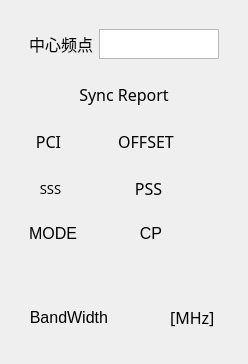
         <widget class="QWidget" name="page_5">
          <layout class="QVBoxLayout" name="verticalLayout_15">
           <item>
            <widget class="QWidget" name="widget_14" native="true">
             <layout class="QVBoxLayout" name="verticalLayout_14">
              <item>
               <widget class="QWidget" name="widget_81" native="true">
                <layout class="QHBoxLayout" name="horizontalLayout_62">
                 <item>
                  <widget class="QLabel" name="MultiDevice_CFLbl">
                   <property name="maximumSize">
                    <size>
                     <width>167</width>
                     <height>16777215</height>
                    </size>
                   </property>
                   <property name="font">
                    <font>
                     <family>Adobe Devanagari</family>
                     <pointsize>12</pointsize>
                    </font>
                   </property>
                   <property name="text">
                    <string>中心频点</string>
                   </property>
                   <property name="alignment">
                    <set>Qt::AlignCenter</set>
                   </property>
                  </widget>
                 </item>
                 <item>
                  <widget class="QTextEdit" name="MultiDevice_CFtext">
                   <property name="sizePolicy">
                    <sizepolicy hsizetype="Maximum" vsizetype="Maximum">
                     <horstretch>0</horstretch>
                     <verstretch>0</verstretch>
                    </sizepolicy>
                   </property>
                   <property name="maximumSize">
                    <size>
                     <width>120</width>
                     <height>30</height>
                    </size>
                   </property>
                  </widget>
                 </item>
                </layout>
               </widget>
              </item>
              <item>
               <widget class="QWidget" name="widget_19" native="true">
                <layout class="QHBoxLayout" name="horizontalLayout_14">
                 <item>
                  <widget class="QLabel" name="label_33">
                   <property name="font">
                    <font>
                     <family>Adobe Devanagari</family>
                     <pointsize>12</pointsize>
                    </font>
                   </property>
                   <property name="text">
                    <string>Sync Report</string>
                   </property>
                   <property name="alignment">
                    <set>Qt::AlignCenter</set>
                   </property>
                  </widget>
                 </item>
                </layout>
               </widget>
              </item>
              <item>
               <widget class="QWidget" name="widget_20" native="true">
                <layout class="QHBoxLayout" name="horizontalLayout_15">
                 <item>
                  <widget class="QLabel" name="label_34">
                   <property name="font">
                    <font>
                     <family>Adobe Devanagari</family>
                     <pointsize>12</pointsize>
                    </font>
                   </property>
                   <property name="text">
                    <string>PCI</string>
                   </property>
                   <property name="alignment">
                    <set>Qt::AlignCenter</set>
                   </property>
                  </widget>
                 </item>
                 <item>
                  <widget class="QLabel" name="label_35">
                   <property name="font">
                    <font>
                     <pointsize>12</pointsize>
                    </font>
                   </property>
                   <property name="text">
                    <string/>
                   </property>
                   <property name="alignment">
                    <set>Qt::AlignCenter</set>
                   </property>
                  </widget>
                 </item>
                 <item>
                  <widget class="QLabel" name="label_36">
                   <property name="font">
                    <font>
                     <family>Adobe Devanagari</family>
                     <pointsize>12</pointsize>
                    </font>
                   </property>
                   <property name="text">
                    <string>OFFSET</string>
                   </property>
                   <property name="alignment">
                    <set>Qt::AlignCenter</set>
                   </property>
                  </widget>
                 </item>
                 <item>
                  <widget class="QLabel" name="label_37">
                   <property name="font">
                    <font>
                     <pointsize>12</pointsize>
                    </font>
                   </property>
                   <property name="text">
                    <string/>
                   </property>
                   <property name="alignment">
                    <set>Qt::AlignCenter</set>
                   </property>
                  </widget>
                 </item>
                </layout>
               </widget>
              </item>
              <item>
               <widget class="QWidget" name="widget_21" native="true">
                <property name="font">
                 <font>
                  <family>Adobe Devanagari</family>
                  <pointsize>12</pointsize>
                 </font>
                </property>
                <layout class="QHBoxLayout" name="horizontalLayout_16">
                 <item>
                  <widget class="QLabel" name="label_38">
                   <property name="font">
                    <font>
                     <family>Adobe Devanagari</family>
                     <pointsize>10</pointsize>
                    </font>
                   </property>
                   <property name="text">
                    <string>SSS</string>
                   </property>
                   <property name="alignment">
                    <set>Qt::AlignCenter</set>
                   </property>
                  </widget>
                 </item>
                 <item>
                  <widget class="QLabel" name="label_39">
                   <property name="font">
                    <font>
                     <family>Adobe Devanagari</family>
                     <pointsize>12</pointsize>
                    </font>
                   </property>
                   <property name="text">
                    <string/>
                   </property>
                   <property name="alignment">
                    <set>Qt::AlignCenter</set>
                   </property>
                  </widget>
                 </item>
                 <item>
                  <widget class="QLabel" name="label_40">
                   <property name="font">
                    <font>
                     <family>Adobe Devanagari</family>
                     <pointsize>12</pointsize>
                    </font>
                   </property>
                   <property name="text">
                    <string>PSS</string>
                   </property>
                   <property name="alignment">
                    <set>Qt::AlignCenter</set>
                   </property>
                  </widget>
                 </item>
                 <item>
                  <widget class="QLabel" name="label_41">
                   <property name="font">
                    <font>
                     <family>Adobe Devanagari</family>
                     <pointsize>12</pointsize>
                    </font>
                   </property>
                   <property name="text">
                    <string/>
                   </property>
                   <property name="alignment">
                    <set>Qt::AlignCenter</set>
                   </property>
                  </widget>
                 </item>
                </layout>
               </widget>
              </item>
              <item>
               <widget class="QWidget" name="widget_22" native="true">
                <property name="font">
                 <font>
                  <pointsize>12</pointsize>
                 </font>
                </property>
                <layout class="QHBoxLayout" name="horizontalLayout_17">
                 <item>
                  <widget class="QLabel" name="label_42">
                   <property name="text">
                    <string>MODE</string>
                   </property>
                   <property name="alignment">
                    <set>Qt::AlignCenter</set>
                   </property>
                  </widget>
                 </item>
                 <item>
                  <widget class="QLabel" name="label_43">
                   <property name="font">
                    <font>
                     <pointsize>10</pointsize>
                    </font>
                   </property>
                   <property name="text">
                    <string/>
                   </property>
                   <property name="alignment">
                    <set>Qt::AlignCenter</set>
                   </property>
                  </widget>
                 </item>
                 <item>
                  <widget class="QLabel" name="label_44">
                   <property name="text">
                    <string>CP</string>
                   </property>
                   <property name="alignment">
                    <set>Qt::AlignCenter</set>
                   </property>
                  </widget>
                 </item>
                 <item>
                  <widget class="QLabel" name="label_45">
                   <property name="text">
                    <string/>
                   </property>
                   <property name="alignment">
                    <set>Qt::AlignCenter</set>
                   </property>
                  </widget>
                 </item>
                </layout>
               </widget>
              </item>
              <item>
               <widget class="QWidget" name="widget_23" native="true">
                <property name="font">
                 <font>
                  <pointsize>12</pointsize>
                 </font>
                </property>
                <layout class="QHBoxLayout" name="horizontalLayout_19">
                 <item>
                  <widget class="QLabel" name="label_49">
                   <property name="font">
                    <font>
                     <pointsize>10</pointsize>
                    </font>
                   </property>
                   <property name="text">
                    <string/>
                   </property>
                   <property name="alignment">
                    <set>Qt::AlignCenter</set>
                   </property>
                  </widget>
                 </item>
                </layout>
               </widget>
              </item>
              <item>
               <widget class="QWidget" name="widget_24" native="true">
                <property name="font">
                 <font>
                  <pointsize>10</pointsize>
                 </font>
                </property>
                <layout class="QHBoxLayout" name="horizontalLayout_18">
                 <item>
                  <widget class="QLabel" name="label_46">
                   <property name="font">
                    <font>
                     <pointsize>12</pointsize>
                    </font>
                   </property>
                   <property name="text">
                    <string>BandWidth</string>
                   </property>
                   <property name="alignment">
                    <set>Qt::AlignRight|Qt::AlignTrailing|Qt::AlignVCenter</set>
                   </property>
                  </widget>
                 </item>
                 <item>
                  <widget class="QLabel" name="label_47">
                   <property name="font">
                    <font>
                     <pointsize>12</pointsize>
                    </font>
                   </property>
                   <property name="text">
                    <string/>
                   </property>
                   <property name="alignment">
                    <set>Qt::AlignCenter</set>
                   </property>
                  </widget>
                 </item>
                 <item>
                  <widget class="QLabel" name="label_48">
                   <property name="font">
                    <font>
                     <family>Adobe Devanagari</family>
                     <pointsize>12</pointsize>
                    </font>
                   </property>
                   <property name="text">
                    <string>[MHz]</string>
                   </property>
                   <property name="alignment">
                    <set>Qt::AlignLeading|Qt::AlignLeft|Qt::AlignVCenter</set>
                   </property>
                  </widget>
                 </item>
                </layout>
               </widget>
              </item>
             </layout>
            </widget>
           </item>
           <item>
            <widget class="QWidget" name="widget_25" native="true">
             <widget class="QPushButton" name="LTErunButton">
              <property name="geometry">
               <rect>
                <x>430</x>
                <y>42</y>
                <width>75</width>
                <height>41</height>
               </rect>
              </property>
              <property name="font">
               <font>
                <family>Adobe Devanagari</family>
                <pointsize>12</pointsize>
               </font>
              </property>
              <property name="text">
               <string>启动检测</string>
              </property>
             </widget>
            </widget>
           </item>
          </layout>
         </widget>
